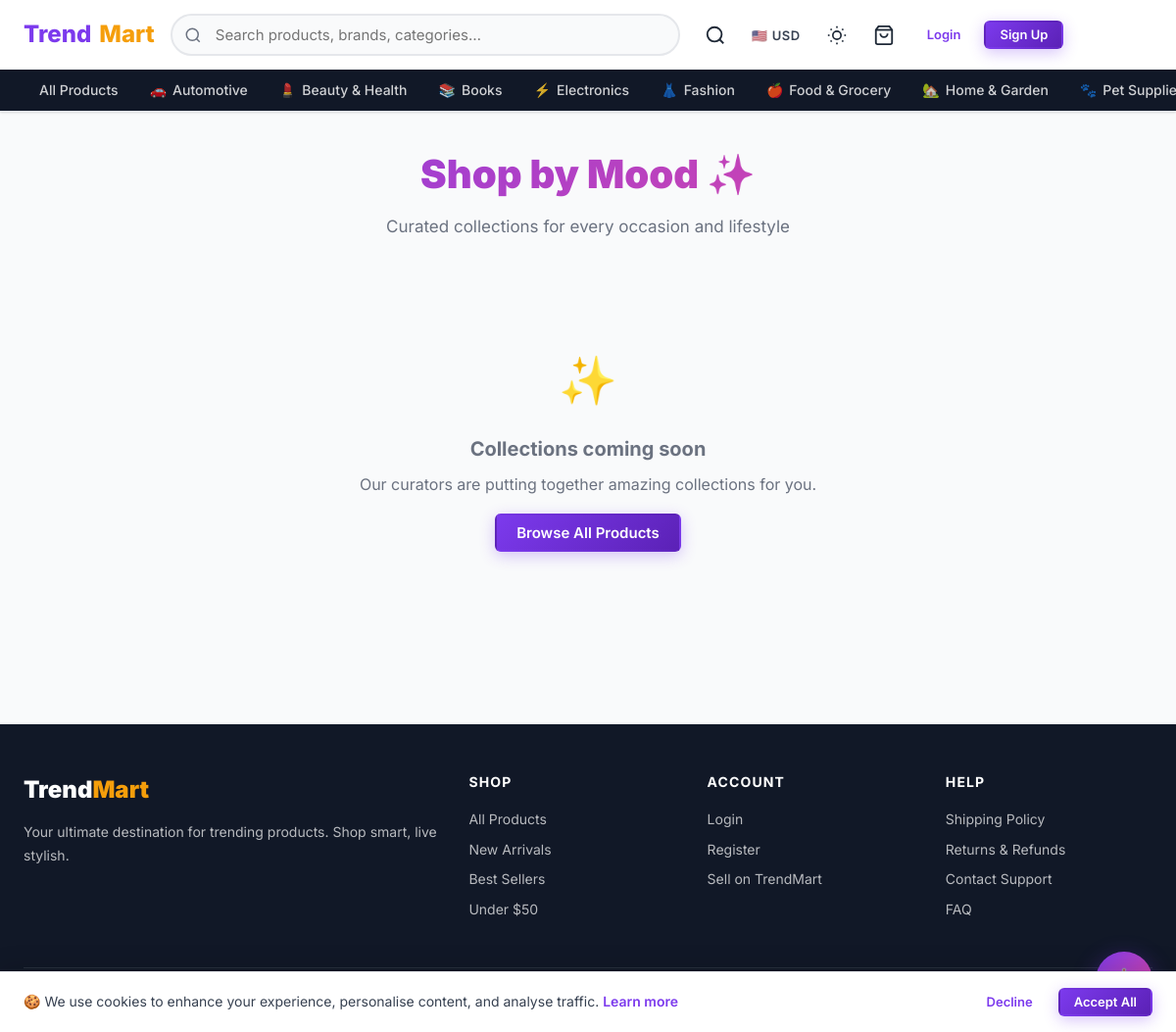
Page /collections/ on the committed database.
### shop/models.py (models this page shows, shortened)
class Category(models.Model):
    name = models.CharField(max_length=200)
    slug = models.SlugField(unique=True, blank=True)
    parent = models.ForeignKey(
        'self', null=True, blank=True, on_delete=models.CASCADE, related_name='children'
    )
    description = models.TextField(blank=True)
    icon = models.CharField(max_length=100, blank=True, help_text="Emoji or CSS icon class")
    image = models.ImageField(upload_to='categories/', blank=True, null=True)
    is_active = models.BooleanField(default=True)
    order = models.PositiveIntegerField(default=0)
    class Meta:
        verbose_name_plural = "Categories"
        ordering = ['order', 'name']

### shop/views.py (the view)
# urls.py: path('collections/', views.collections_list, name='collections'),
def collections_list(request):
    collections = Collection.objects.filter(is_active=True).prefetch_related('products')
    return render(request, 'shop/collections.html', {'collections': collections})

### shop/context_processors.py (called while the page is built)
def cart_context(request):
    cart_count = 0
    try:
        if request.user.is_authenticated:
            cart = Cart.objects.filter(user=request.user).first()
        else:
            session_key = request.session.session_key
            cart = Cart.objects.filter(session_key=session_key, user=None).first() if session_key else None
        if cart:
            cart_count = cart.get_item_count()
    except Exception:
        pass
    return {'cart_count': cart_count}

def site_context(request):
    root_categories = Category.objects.filter(parent=None, is_active=True).prefetch_related('children')
    return {
        'site_name': 'TrendMart',
        'site_tagline': 'Shop the Trend, Live the Style',
        'root_categories': root_categories,
    }

### templates/shop/collections.html (shortened to what this page needs)
{% extends 'shop/base.html' %}
{% block content %}
<div class="container" style="padding-top:2rem;padding-bottom:3rem">
  <div style="text-align:center;margin-bottom:2.5rem">
    <h1 style="font-size:clamp(1.75rem,4vw,2.5rem);font-weight:900;background:linear-gradient(135deg,#7C3AED,#EC4899);-webkit-background-clip:text;-webkit-text-fill-color:transparent;background-clip:text;margin-bottom:.5rem">Shop by Mood ✨</h1>
    <p style="color:var(--text-light);font-size:1.0625rem">Curated collections for every occasion and lifestyle</p>
  </div>
  {% if collections %}
  <div style="display:grid;grid-template-columns:repeat(auto-fill,minmax(280px,1fr));gap:1.5rem">
    {% for col in collections %}
    <a href="{% url 'shop:collection_detail' col.slug %}" style="text-decoration:none;display:block;border-radius:var(--radius-lg);overflow:hidden;border:1.5px solid var(--border);background:var(--card-bg);box-shadow:var(--shadow);transition:transform .25s,box-shadow .25s" class="card-hover">
      <div style="height:160px;background:linear-gradient(135deg,rgba(124,58,237,.12),rgba(236,72,153,.1));display:flex;align-items:center;justify-content:center;font-size:4rem">
        {{ col.icon|default:"🛍️" }}
      </div>
      <div style="padding:1.25rem">
        <div style="font-size:1.25rem;font-weight:800;color:var(--dark);margin-bottom:.35rem">{{ col.name }}</div>
        {% if col.description %}
          <p style="color:var(--text-light);font-size:.875rem;margin:0 0 .75rem;line-height:1.5">{{ col.description|truncatechars:100 }}</p>
        {% endif %}
        <div style="display:flex;align-items:center;justify-content:space-between">
          <span style="font-size:.8rem;color:var(--text-light)">{{ col.products.count }} products</span>
          <span style="color:var(--primary);font-weight:700;font-size:.9rem">Explore →</span>
        </div>
      </div>
    </a>
    {% endfor %}
  </div>
  {% else %}
    <div style="text-align:center;padding:4rem 1rem;color:var(--text-light)">
      <div style="font-size:3rem;margin-bottom:1rem">✨</div>
      <h2 style="font-size:1.25rem;font-weight:700;margin-bottom:.5rem">Collections coming soon</h2>
      <p>Our curators are putting together amazing collections for you.</p>
      <a href="{% url 'shop:product_list' %}" class="btn btn-primary" style="margin-top:1rem">Browse All Products</a>
    </div>
  {% endif %}
</div>
{% endblock %}

### templates/shop/base.html (shortened to what this page needs)
{% load static %}
<!DOCTYPE html>
<html lang="en">
<head>
  <link rel="stylesheet" href="{% static 'css/main.css' %}">
</head>
<body>
<header>
  <nav class="navbar" role="navigation" aria-label="Main navigation">
    <div class="navbar-inner">
      <a href="{% url 'shop:home' %}" class="navbar-brand" aria-label="TrendMart Home">
        Trend<span>Mart</span>
      </a>
      <div class="navbar-search" id="navbar-search" role="search">
        <form action="{% url 'shop:search' %}" method="get">
          <input type="search" name="q" id="search-input" value="{{ request.GET.q }}"
                 placeholder="Search products, brands, categories…"
                 autocomplete="off" aria-label="Search products">
        </form>
      </div>
      <div class="navbar-actions">
        <button id="mobile-search-btn" class="nav-icon-btn" aria-label="Search" aria-expanded="false">
          <svg viewBox="0 0 24 24" fill="none" stroke="currentColor" stroke-width="2"><circle cx="11" cy="11" r="8"/><path d="m21 21-4.35-4.35"/></svg>
        </button>
        <div class="currency-selector" title="Select currency">
          <button class="currency-btn" id="currency-btn" aria-label="Currency selector" aria-haspopup="listbox">
            <span id="currency-flag">🇺🇸</span>
            <span id="currency-code">USD</span>
          </button>
        </div>
        <button id="dark-mode-toggle" class="dark-mode-btn" aria-label="Toggle dark mode" aria-pressed="false" title="Toggle dark mode">
        </button>
        <a href="{% url 'shop:cart' %}" class="nav-icon-btn" id="nav-cart-btn" aria-label="Cart ({{ cart_count }} items)">
          <svg viewBox="0 0 24 24" fill="none" stroke="currentColor" stroke-width="2" aria-hidden="true"><path d="M6 2L3 6v14a2 2 0 002 2h14a2 2 0 002-2V6l-3-4z"/><line x1="3" y1="6" x2="21" y2="6"/><path d="M16 10a4 4 0 01-8 0"/></svg>
        </a>
        {% if user.is_authenticated %}
          <div class="nav-bell-wrap">
            <a href="{% url 'shop:notification_list' %}" class="nav-icon-btn" id="notif-bell-btn" aria-label="Notifications">
              <svg viewBox="0 0 24 24" fill="none" stroke="currentColor" stroke-width="2" aria-hidden="true"><path d="M18 8A6 6 0 006 8c0 7-3 9-3 9h18s-3-2-3-9"/><path d="M13.73 21a2 2 0 01-3.46 0"/></svg>
            </a>
            <span class="nav-bell-badge" id="notif-badge" aria-live="polite" aria-label="Unread notifications"></span>
          </div>
          <a href="{% url 'shop:wishlist' %}" class="nav-icon-btn" aria-label="Wishlist">
            <svg viewBox="0 0 24 24" fill="none" stroke="currentColor" stroke-width="2" aria-hidden="true"><path d="M20.84 4.61a5.5 5.5 0 00-7.78 0L12 5.67l-1.06-1.06a5.5 5.5 0 00-7.78 7.78L12 21.23l8.84-8.84a5.5 5.5 0 000-7.78z"/></svg>
          </a>
          <div class="user-menu">
            <button class="user-menu-toggle" data-dropdown="user-menu-dropdown"
                    aria-haspopup="true" aria-expanded="false" aria-controls="user-menu-dropdown">
              <div class="user-avatar-sm" aria-hidden="true">{{ user.first_name|first|upper|default:user.username|first|upper }}</div>
              <span>{{ user.first_name|default:user.username }}</span>
              <svg width="12" height="12" viewBox="0 0 12 12" aria-hidden="true"><path fill="currentColor" d="M6 8L1 3h10z"/></svg>
            </button>
            <div id="user-menu-dropdown" class="dropdown-menu" role="menu">
              <a href="{% url 'shop:dashboard' %}" class="dropdown-item" role="menuitem">
                <svg width="16" height="16" viewBox="0 0 24 24" fill="none" stroke="currentColor" stroke-width="2" aria-hidden="true"><rect x="3" y="3" width="7" height="7"/><rect x="14" y="3" width="7" height="7"/><rect x="14" y="14" width="7" height="7"/><rect x="3" y="14" width="7" height="7"/></svg>
                Dashboard
              </a>
              <a href="{% url 'shop:profile' %}" class="dropdown-item" role="menuitem">
                <svg width="16" height="16" viewBox="0 0 24 24" fill="none" stroke="currentColor" stroke-width="2" aria-hidden="true"><path d="M20 21v-2a4 4 0 00-4-4H8a4 4 0 00-4 4v2"/><circle cx="12" cy="7" r="4"/></svg>
                Profile
              </a>
              <a href="{% url 'shop:order_list' %}" class="dropdown-item" role="menuitem">
                <svg width="16" height="16" viewBox="0 0 24 24" fill="none" stroke="currentColor" stroke-width="2" aria-hidden="true"><path d="M14 2H6a2 2 0 00-2 2v16a2 2 0 002 2h12a2 2 0 002-2V8z"/><polyline points="14 2 14 8 20 8"/></svg>
                My Orders
              </a>
              {% if user.is_staff or user.profile.role == 'admin' %}
              <div class="dropdown-divider" role="separator"></div>
              <a href="{% url 'shop:admin_dashboard' %}" class="dropdown-item" role="menuitem">
                <svg width="16" height="16" viewBox="0 0 24 24" fill="none" stroke="currentColor" stroke-width="2" aria-hidden="true"><circle cx="12" cy="12" r="3"/><path d="M19.07 4.93l-1.41 1.41M5.34 17.66l-1.41 1.41M19.07 19.07l-1.41-1.41M5.34 6.34L3.93 4.93"/></svg>
                Admin Panel
              </a>
              {% endif %}
              <div class="dropdown-divider" role="separator"></div>
              <a href="{% url 'shop:logout' %}" class="dropdown-item" role="menuitem" style="color:var(--error)">
                <svg width="16" height="16" viewBox="0 0 24 24" fill="none" stroke="currentColor" stroke-width="2" aria-hidden="true"><path d="M9 21H5a2 2 0 01-2-2V5a2 2 0 012-2h4"/><polyline points="16 17 21 12 16 7"/><line x1="21" y1="12" x2="9" y2="12"/></svg>
                Logout
              </a>
            </div>
          </div>
        {% else %}
          <a href="{% url 'shop:login' %}" class="btn btn-ghost btn-sm">Login</a>
          <a href="{% url 'shop:register' %}" class="btn btn-primary btn-sm">Sign Up</a>
        {% endif %}
      </div>
    </div>
    <div class="nav-categories" role="navigation" aria-label="Category navigation">
      <div class="nav-categories-inner">
        <a href="{% url 'shop:product_list' %}" class="nav-cat-link">All Products</a>
        {% for cat in root_categories %}
          <a href="{% url 'shop:category' cat.slug %}" class="nav-cat-link">
            {% if cat.icon %}<span aria-hidden="true">{{ cat.icon }}</span>{% endif %}
            {{ cat.name }}
          </a>
        {% endfor %}
      </div>
    </div>
  </nav>
</header>
<main id="main-content" tabindex="-1">
  {% block content %}{% endblock %}
</main>
<footer class="footer" role="contentinfo">
  <div class="container">
    <div class="footer-grid">
      <div>
        <div class="footer-brand">Trend<span>Mart</span></div>
        <p class="footer-desc">Your ultimate destination for trending products. Shop smart, live stylish.</p>
      </div>
      <div>
        <div class="footer-col-title">Shop</div>
        <a href="{% url 'shop:product_list' %}" class="footer-link">All Products</a>
        <a href="{% url 'shop:product_list' %}?sort=newest" class="footer-link">New Arrivals</a>
        <a href="{% url 'shop:product_list' %}?sort=popular" class="footer-link">Best Sellers</a>
        <a href="{% url 'shop:product_list' %}?min_price=0&max_price=50" class="footer-link">Under $50</a>
      </div>
      <div>
        <div class="footer-col-title">Account</div>
        {% if user.is_authenticated %}
          <a href="{% url 'shop:dashboard' %}" class="footer-link">Dashboard</a>
          <a href="{% url 'shop:order_list' %}" class="footer-link">My Orders</a>
          <a href="{% url 'shop:wishlist' %}" class="footer-link">Wishlist</a>
          <a href="{% url 'shop:profile' %}" class="footer-link">Edit Profile</a>
        {% else %}
          <a href="{% url 'shop:login' %}" class="footer-link">Login</a>
          <a href="{% url 'shop:register' %}" class="footer-link">Register</a>
          <a href="{% url 'shop:register' %}?role=retailer" class="footer-link">Sell on TrendMart</a>
        {% endif %}
      </div>
      <div>
        <div class="footer-col-title">Help</div>
        <a href="#" class="footer-link">Shipping Policy</a>
        <a href="#" class="footer-link">Returns &amp; Refunds</a>
        <a href="#" class="footer-link">Contact Support</a>
        <a href="#" class="footer-link">FAQ</a>
      </div>
    </div>
    <div class="footer-bottom">
      <span>&copy; 2026 TrendMart. Developed by George Papasotiriou. All rights reserved.</span>
      <span>Made with ❤️ for great shopping experiences</span>
    </div>
  </div>
</footer>
<div class="ai-chat-widget" role="complementary" aria-label="AI Shopping Assistant">
  <button id="ai-chat-trigger" class="ai-chat-trigger" aria-expanded="false" aria-controls="ai-chat-panel" aria-label="Open AI shopping assistant">
  </button>
</div>
<div id="cookie-banner" class="cookie-banner" role="dialog" aria-label="Cookie consent" aria-live="polite">
  <p class="cookie-banner-text">
    🍪 We use cookies to enhance your experience, personalise content, and analyse traffic.
    <a href="#" style="color:var(--primary);font-weight:600">Learn more</a>
  </p>
  <div class="cookie-banner-actions">
    <button id="cookie-decline" class="btn btn-ghost btn-sm">Decline</button>
    <button id="cookie-accept" class="btn btn-primary btn-sm">Accept All</button>
  </div>
</div>
</body>
</html>

### rows in the picture
Category: icon "🚗", name "Automotive"
Category: icon "💄", name "Beauty & Health"
Category: icon "📚", name "Books"
Category: icon "⚡", name "Electronics"
Category: icon "👗", name "Fashion"
Category: icon "🍎", name "Food & Grocery"
Category: icon "🏡", name "Home & Garden"
Category: icon "🐾", name "Pet…"
